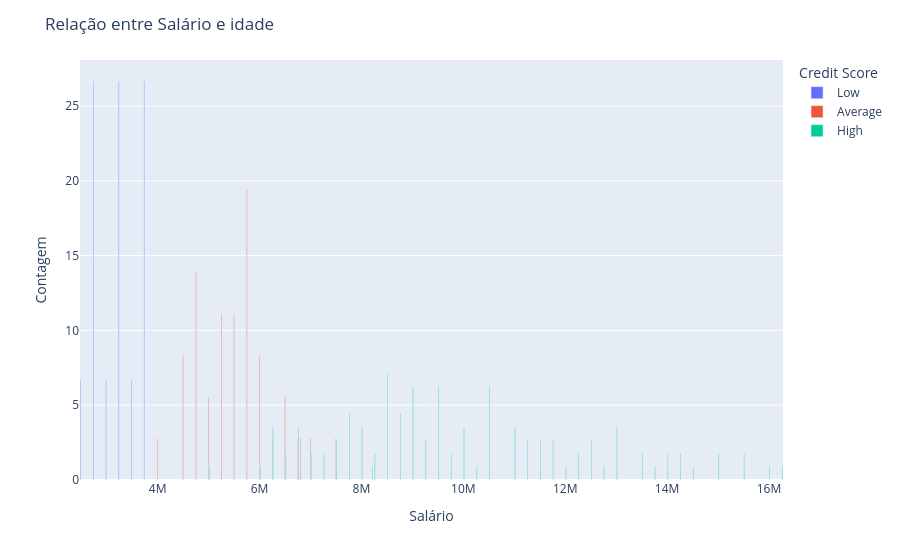

Source (notebook cell):
### Markdown cell above
### Também podemos notar que os salarios mais altos estão com as pessoas mais velhas

### Code cell
# D) Salário e Score de Credito
df_grouped = df.groupby(['Income', 'Credit Score']).size().reset_index(name='count')
total_por_idade = df_grouped.groupby('Credit Score')['count'].transform('sum')
df_grouped['percent'] = (df_grouped['count'] / total_por_idade) * 100

# Cria gráfico de barras empilhadas
fig = px.bar(df_grouped, x='Income', y='percent', color='Credit Score', barmode='group',
             labels={'Income': 'Salário', 'percent': 'Porcentagem', 'Credit Score': 'Score de Credito'})

fig.update_layout(title='Relação entre Salário e idade',
                  yaxis_title='Contagem',
                  legend_title='Credit Score')
fig.show()

### Figure 1 — Plotly figure (JSON) as saved in the notebook; plotly's stock layout.template omitted (floating-point values rounded to 4 significant figures)
{"data": [{"alignmentgroup": "True", "hovertemplate": "Score de Credito=Low<br>Salário=%{x}<br>Porcentagem=%{y}<extra></extra>", "legendgroup": "Low", "marker": {"color": "#636efa", "pattern": {"shape": ""}}, "name": "Low", "offsetgroup": "Low", "orientation": "v", "showlegend": true, "textposition": "auto", "type": "bar", "x": [2500000.0, 2750000.0, 3000000.0, 3250000.0, 3500000.0, 3750000.0], "xaxis": "x", "y": [6.667, 26.67, 6.667, 26.67, 6.667, 26.67], "yaxis": "y"}, {"alignmentgroup": "True", "hovertemplate": "Score de Credito=Average<br>Salário=%{x}<br>Porcentagem=%{y}<extra></extra>", "legendgroup": "Average", "marker": {"color": "#EF553B", "pattern": {"shape": ""}}, "name": "Average", "offsetgroup": "Average", "orientation": "v", "showlegend": true, "textposition": "auto", "type": "bar", "x": [4000000.0, 4500000.0, 4750000.0, 5000000.0, 5250000.0, 5500000.0, 5750000.0, 6000000.0, 6250000.0, 6500000.0, 6750000.0, 6800000.0, 7000000.0, 7500000.0], "xaxis": "x", "y": [2.778, 8.333, 13.89, 5.556, 11.11, 11.11, 19.44, 8.333, 2.778, 5.556, 2.778, 2.778, 2.778, 2.778], "yaxis": "y"}, {"alignmentgroup": "True", "hovertemplate": "Score de Credito=High<br>Salário=%{x}<br>Porcentagem=%{y}<extra></extra>", "legendgroup": "High", "marker": {"color": "#00cc96", "pattern": {"shape": ""}}, "name": "High", "offsetgroup": "High", "orientation": "v", "showlegend": true, "textposition": "auto", "type": "bar", "x": [5000000.0, 6000000.0, 6250000.0, 6500000.0, 6750000.0, 7000000.0, 7250000.0, 7500000.0, 7750000.0, 8000000.0, 8200000.0, 8250000.0, 8500000.0, 8750000.0, 9000000.0, 9250000.0, 9500000.0, 9750000.0, 10000000.0, 10250000.0, 10500000.0, 11000000.0, 11250000.0, 11500000.0, 11750000.0, 12000000.0, 12250000.0, 12500000.0, 12750000.0, 13000000.0, 13500000.0, 13750000.0, 14000000.0, 14250000.0, 14500000.0, 15000000.0, 15500000.0, 16000000.0, 16250000.0], "xaxis": "x", "y": [0.885, 0.885, 3.54, 1.77, 3.54, 1.77, 1.77, 2.655, 4.425, 3.54, 0.885, 1.77, 7.08, 4.425, 6.195, 2.655, 6.195, 1.77, 3.54, 0.885, 6.195, 3.54, 2.655, 2.655, 2.655, 0.885, 1.77, 2.655, 0.885, 3.54, 1.77, 0.885, 1.77, 1.77, 0.885, 1.77, 1.77, 0.885, 0.885], "yaxis": "y"}], "layout": {"barmode": "group", "legend": {"title": {"text": "Credit Score"}, "tracegroupgap": 0}, "margin": {"t": 60}, "title": {"text": "Relação entre Salário e idade"}, "xaxis": {"anchor": "y", "domain": [0, 1], "title": {"text": "Salário"}}, "yaxis": {"anchor": "x", "domain": [0, 1], "title": {"text": "Contagem"}}}}
